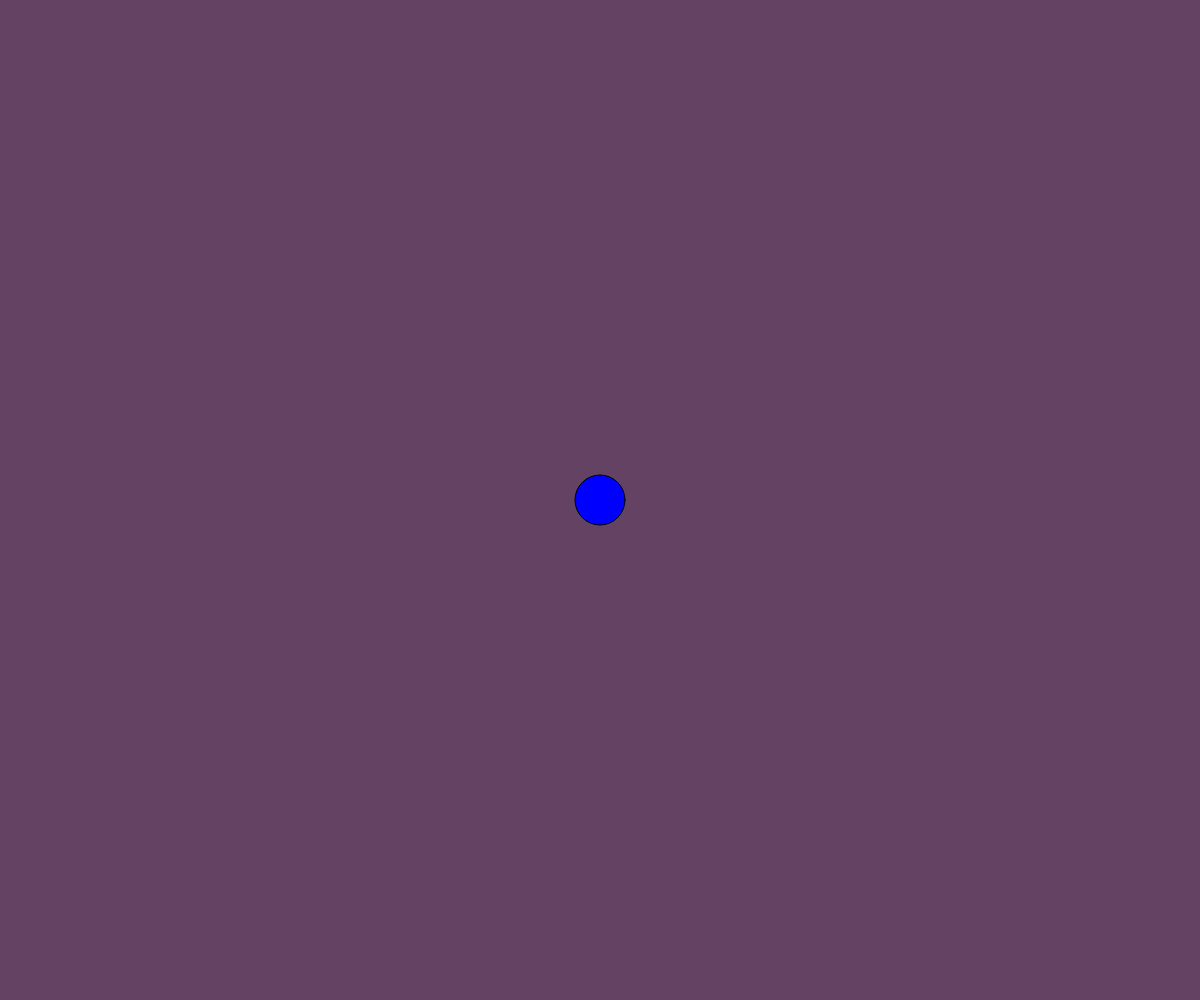
Frame 1 (no input)
Frame 60 (no input): identical to frame 1, image omitted
Frame 120 (the mouse pressed at the canvas centre since frame 60): identical to frame 1, image omitted

The p5.js sketch that drew this single still picture (run headless with seeded random() and noise() and a simulated clock; from frame 60 on, the mouse is pressed at the canvas centre):

// p5.js sketch
// ── sketch.js


function setup() {
	createCanvas(windowWidth, windowHeight);
}

function draw() {
	background(100,66,100);
	fill(0,0,255);
	ellipse(windowWidth/2,windowHeight/2,50,50);
	fill(255,255,0);
	rect(windowWidth / 2 + 4, windowHeight / 2 * 4, 60,60);
}
